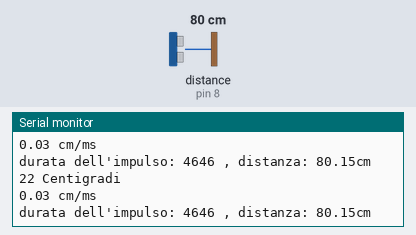
A sketch run on a simulated Arduino Uno, built with avr-gcc and run on an emulated ATmega328P. Shown: the last lines printed to the serial monitor. Wiring (inferred from the names in the program): ultrasonic range finder: trigger pin 7; echo pin 8. The inputs (shaded band) are chosen by the test bench; at power-on: distance to the obstacle (sensor on pin 8) 80 cm. The echo pulse lasts 58.3 µs per cm.

Above: at 2.3 s.
2.4 s: distance to the obstacle (sensor on pin 8) set to 2 cm
At 4.1 s:
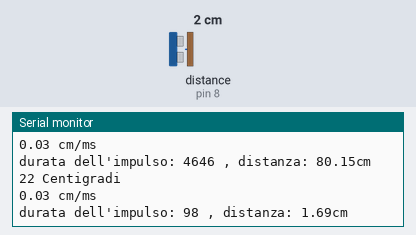
4.5 s: distance to the obstacle (sensor on pin 8) set to 4 cm
At 5.6 s:
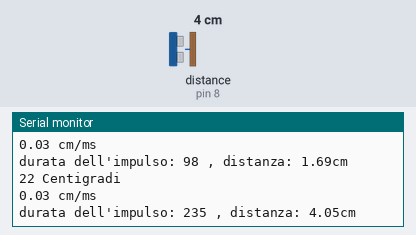
Timing chart, 0 to 7.5 s (numbered marks = the images above; inputs shaded):
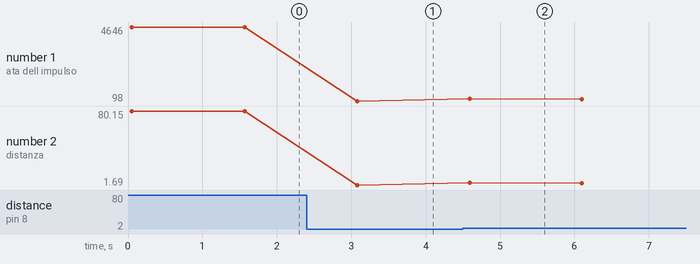

The sketch:

HCRS04ultrasuoni.ino
```cpp
//HC RS04 Sensore ultrasuoni
int triggerPort = 7;
int echoPort = 8;

void setup() {

pinMode( triggerPort, OUTPUT );
pinMode( echoPort, INPUT );
Serial.begin( 9600 );
Serial.println( "Sensore ultrasuoni: ");

}

void loop() {
//porta bassa l'uscita del trigger
digitalWrite( triggerPort, LOW );

//invia un impulso di 10microsec su trigger
delayMicroseconds (10);
digitalWrite( triggerPort, HIGH );
delayMicroseconds( 10 );
digitalWrite( triggerPort, LOW );

long duration = pulseIn( echoPort, HIGH );

long t = 22; //t in centigradi
Serial.print( t );Serial.println( " Centigradi " );

double vcm = (331.4 + 0.62 * t) / 10000; //velocità già in cm/ms per dopo
Serial.print( vcm );Serial.println( " cm/ms " );

double r = vcm * duration / 2; //velocità per spazio

Serial.print( "durata dell'impulso: " );
Serial.print( duration );
Serial.print( " , " );
Serial.print( "distanza: " );

//dopo 38ms è fuori dalla portata del sensore
if( duration > 400000 ) Serial.println( "fuori portata");
else { Serial.print( r ); Serial.println( "cm" );}

//aspetta 1.5 secondi
delay( 1500 );
}
```

Measured:
- after the input at 2.4 s, the serial monitor: prints a new line after 0.68 s (image 1)
- after the input at 4.5 s, the serial monitor: prints a new line after 0.09 s (image 2)
- plotted number 1: 4646 → 98 after the input at 2.4 s, 98 → 215 after the input at 4.5 s
- plotted number 2: 80.15 → 1.69 after the input at 2.4 s, 1.69 → 3.71 after the input at 4.5 s
